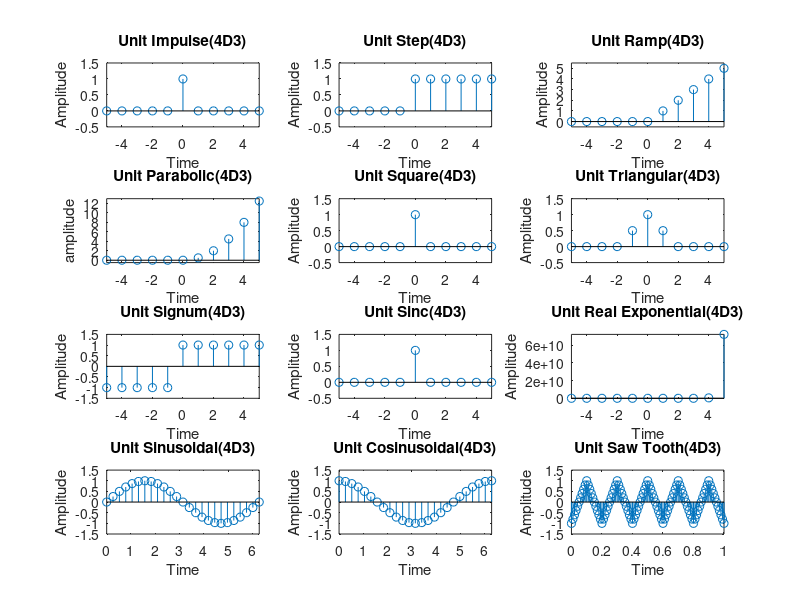

This figure's MATLAB source:
close all;
clear all;

%time range
t=-5:1:5;

%Unit Impulse Signal
impulse=1.*(t==0)+0.*(t~=0);
subplot(4,3,1);
stem(t,impulse)
xlabel("Time");
ylabel("Amplitude");
title("Unit Impulse(4D3)");
axis([min(t),max(t), min(impulse)-0.5,max(impulse)+0.5]);

%Unit Step Signal
step=1.*(t>=0)+0.*(t<0);
subplot(4,3,2);
stem(t,step)
xlabel("Time");
ylabel("Amplitude");
title("Unit Step(4D3)");
axis([min(t),max(t), min(step)-0.5,max(step)+0.5]);

%Unit Ramp Signal
ramp=t.*(t>=0)+0.*(t<0);
subplot(4,3,3);
stem(t,ramp)
xlabel("Time");
ylabel("Amplitude");
title("Unit Ramp(4D3)");
axis([min(t),max(t), min(ramp)-0.5,max(ramp)+0.5]);

%Unit Parabolic Signal
parabolic=t.^2/2.*(t>=0)+0.*(t<0);
subplot(4,3,4);
stem(t,parabolic)
xlabel("Time");
ylabel("amplitude");
title("Unit Parabolic(4D3)");
axis([min(t),max(t), min(parabolic)-0.5,max(parabolic)+0.5]);


%Unit Square Signal
square=1.*(abs(t)<=0.5)+0.*(abs(t)>0.5);
subplot(4,3,5);
stem(t,square)
xlabel("Time");
ylabel("Amplitude");
title("Unit Square(4D3)");
axis([min(t),max(t), min(square)-0.5,max(square)+0.5]);

%Unit Triangular Signal
triangular=(1-(abs(t)/2)).*(abs(t)<=2)+0.*(abs(t)>2);
subplot(4,3,6);
stem(t,triangular)
xlabel("Time");
ylabel("Amplitude");
title("Unit Triangular(4D3)");
axis([min(t),max(t), min(triangular)-0.5,max(triangular)+0.5]);

%Unit Signum Signal
signum=1.*(t>=0)-1.*(t<0);
subplot(4,3,7);
stem(t,signum)
xlabel("Time");
ylabel("Amplitude");
title("Unit Signum(4D3)");
axis([min(t),max(t), min(signum)-0.5,max(signum)+0.5]);

%Unit Sinc Signal
u_sinc=sinc(t);
subplot(4,3,8);
stem(t,u_sinc)
xlabel("Time");
ylabel("Amplitude");
title("Unit Sinc(4D3)");
axis([min(t),max(t), min(u_sinc)-0.5,max(u_sinc)+0.5]);


%Unit Real Exponential Signal
real_exponential=exp(5.*t).*(t>=0)+0.*(t<0);
subplot(4,3,9);
stem(t,real_exponential)
xlabel("Time");
ylabel("Amplitude");
title("Unit Real Exponential(4D3)");
axis([min(t),max(t), min(real_exponential)-0.5,max(real_exponential)+0.5]);

%time interval for sin and cos Signals
t1=0:pi/12:2*pi;

%Unit Sin Signal
u_sin=sin(t1);
subplot(4,3,10);
stem(t1,u_sin)
xlabel("Time");
ylabel("Amplitude");
title("Unit Sinusoidal(4D3)");
axis([min(t1),max(t1), min(u_sin)-0.5,max(u_sin)+0.5]);

%Unit Cosine Signal
u_cos=cos(t1);
subplot(4,3,11);
stem(t1,u_cos)
xlabel("Time");
ylabel("Amplitude");
title("Unit Cosinusoidal(4D3)");
axis([min(t1),max(t1), min(u_cos)-0.5,max(u_cos)+0.5]);

%time interval for saw tooth Signal
F=input('enter the frequency:');
T=1/F;
t=0:5*T/100:5*T;

%Umit Sawtooth Signal
u_saw_tooth=sawtooth(2*pi*F*t,1/2);
subplot(4,3,12);
stem(t,u_saw_tooth)
xlabel("Time");
ylabel("Amplitude");
title("Unit Saw Tooth(4D3)");
axis([min(t),max(t), min(u_saw_tooth)-0.5,max(u_saw_tooth)+0.5]);

